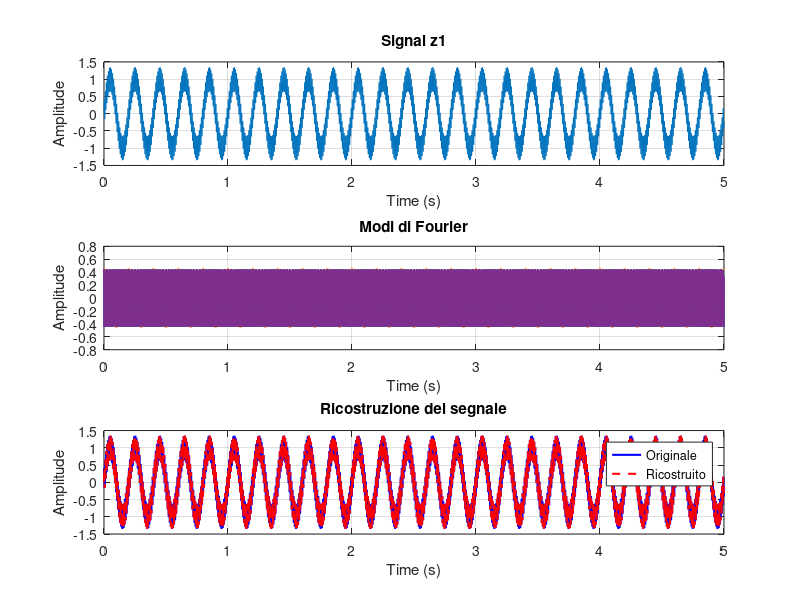

MATLAB code to generate this figure:

clear
clc
close all

fs = 1000;
T = 5;
dt = 1/fs;
t = (0:dt:T-dt)';

% segnale originale
z1 = sin(2*pi*5*t) + 0.35*sin(2*pi*120*t);

figure

subplot(3,1,1)
plot(t, z1)
grid on
xlabel('Time (s)')
ylabel('Amplitude')
title('Signal z1')

% definiamo i 4 modi
modeindex = [-600 -25 25 600];
omegaModes = 2*pi*modeindex/T;

% creiamo le funzioni di Fourier
phi = exp(1i * t(:) * omegaModes(:).') / sqrt(T);

subplot(3,1,2)
plot(t, real(phi), 'LineWidth', 1.5)
grid on
xlabel('Time (s)')
ylabel('Amplitude')
title('Modi di Fourier')

% estraiamo noi i coefficienti
ck = zeros(4,1);

for j = 1:4
    ck(j) = dt * sum(conj(phi(:,j)) .* z1);
end

% ricostruiamo il segnale
z1estimated = phi * ck;

subplot(3,1,3)
plot(t, z1, 'b', 'LineWidth', 1.5)
hold on
plot(t, real(z1estimated), 'r--', 'LineWidth', 1.5)
grid on
xlabel('Time (s)')
ylabel('Amplitude')
title('Ricostruzione del segnale')
legend('Originale', 'Ricostruito')

% controlliamo i coefficienti
disp('Coefficienti di Fourier:')
disp(ck)

% controlliamo l'errore
errore = max(abs(z1-z1estimated));
disp('Errore di ricostruzione:')
disp(errore)
